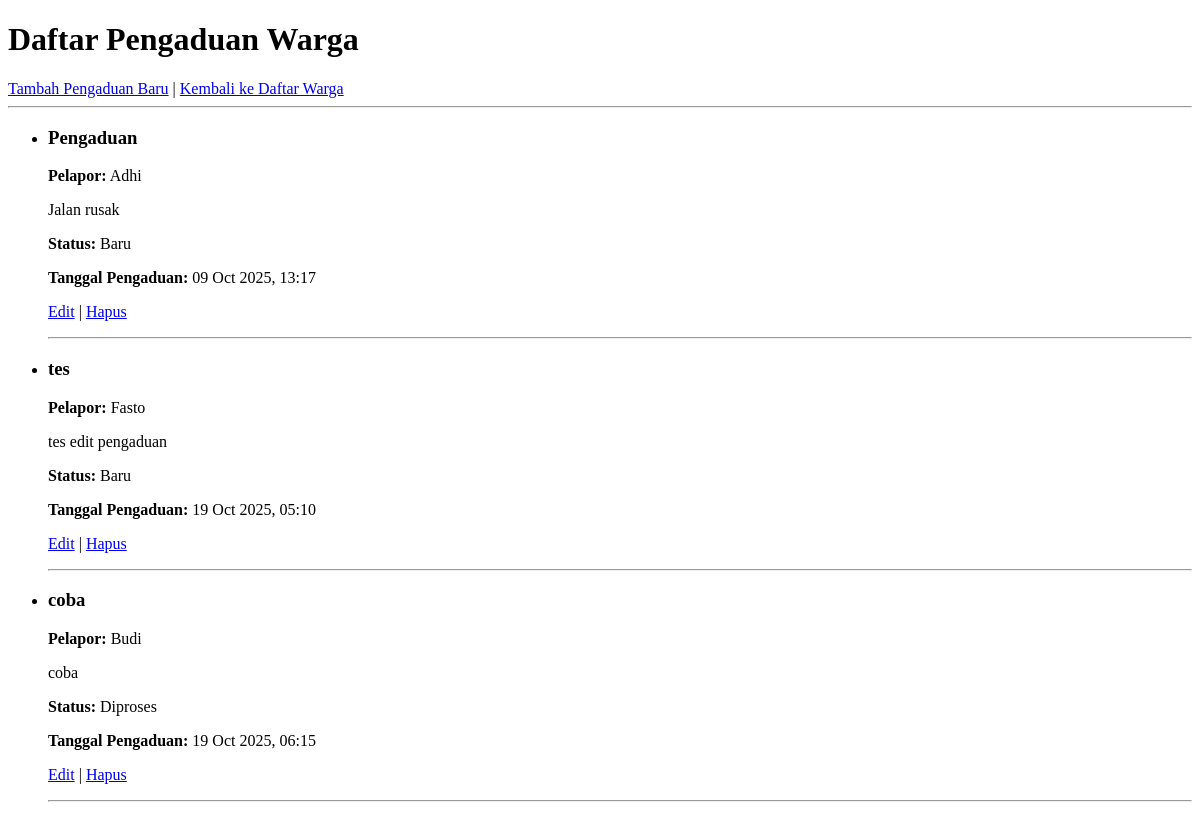
/warga/pengaduan/, run on an earlier commit of the app's database.
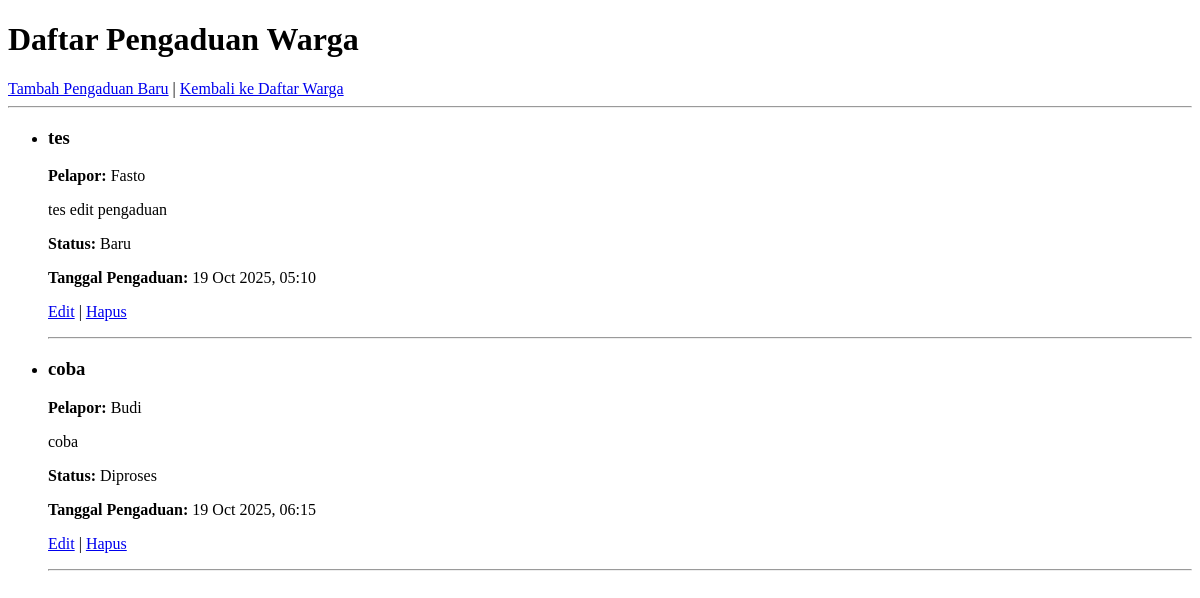
And on a later commit of the database.
### warga/models.py (models this page shows, shortened)
class Pengaduan(models.Model):
    STATUS_CHOICES = [
        ('BARU', 'Baru'),
        ('DIPROSES', 'Diproses'),
        ('SELESAI', 'Selesai'),
    ]
    judul = models.CharField(max_length=200)
    deskripsi = models.TextField()
    status = models.CharField(max_length=10, choices=STATUS_CHOICES, default='BARU')
    tanggal_pengaduan = models.DateTimeField(auto_now_add=True)
    pelapor = models.ForeignKey(Warga, on_delete=models.CASCADE, related_name='pengaduan')

class Warga(models.Model):
    nik = models.CharField(max_length=16, unique=True, verbose_name="Nomor Induk Kependudukan")
    nama_lengkap = models.CharField(max_length=100, verbose_name="Nama Lengkap")
    alamat = models.TextField(verbose_name="Alamat Tinggal")
    no_telepon = models.CharField(max_length=15, blank=True, verbose_name="Nomor Telepon")
    tanggal_registrasi = models.DateTimeField(auto_now_add=True)

### warga/views.py (the view)
# urls.py: path('pengaduan/', PengaduanListView.as_view(), name='pengaduan_list'),
class PengaduanListView(ListView):
    model = Pengaduan

### warga/templates/warga/pengaduan_list.html (shortened to what this page needs)
<!DOCTYPE html>
<html lang="id">
<head>
</head>
<body>
    <h1>Daftar Pengaduan Warga</h1>
    <a href="{% url 'pengaduan-tambah' %}">Tambah Pengaduan Baru</a> |
    <a href="{% url 'warga_list' %}">Kembali ke Daftar Warga</a>
    <hr>
    <ul>
        {% for pengaduan in object_list %}
            <li>
                <h3>{{ pengaduan.judul }}</h3>
                <p><strong>Pelapor:</strong> {{ pengaduan.pelapor.nama_lengkap }}</p>
                <p>{{ pengaduan.deskripsi }}</p>
                <p><strong>Status:</strong> {{ pengaduan.get_status_display }}</p>
                <p><strong>Tanggal Pengaduan:</strong> {{ pengaduan.tanggal_pengaduan|date:"d M Y, H:i" }}</p>
                <p>
                    <a href="{% url 'pengaduan_edit' pengaduan.pk %}">Edit</a> |
                    <a href="{% url 'pengaduan_delete' pengaduan.pk %}">Hapus</a>
                </p>
                <hr>
            </li>
        {% empty %}
            <li>Tidak ada pengaduan yang tercatat.</li>
        {% endfor %}
    </ul>
</body>
</html>

What changed in the data, as far as the page shows it:
removed Pengaduan: judul "Pengaduan", pelapor.nama_lengkap "Adhi", deskripsi "Jalan rusak", status "Baru", tanggal_pengaduan "09 Oct 2025, 13:17"
